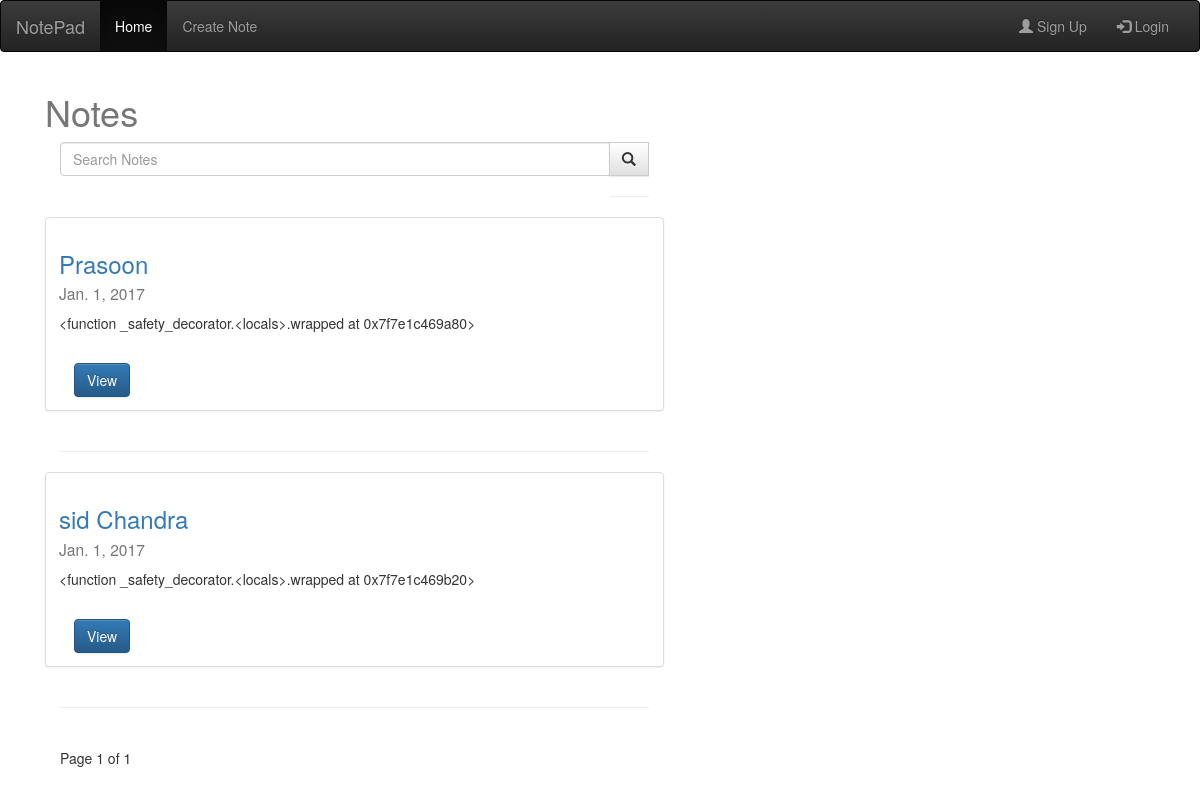
The app's page / (signed in) with its own data.
### Note/models.py (models this page shows, shortened)
class Note(models.Model):
	title=models.CharField(max_length=100)
	content=models.TextField()
	user=models.ForeignKey(settings.AUTH_USER_MODEL,default=1)
	slug=models.SlugField(unique=True)
	updated=models.DateTimeField(auto_now=True,auto_now_add=False)
	timestamp=models.DateTimeField(auto_now=False,auto_now_add=True)
	publish=models.DateField(auto_now=False,auto_now_add=False)
	def get_absolute_url(self):
		return reverse("notes:detail",kwargs={"slug": self.slug})
	class Meta:
		ordering=["timestamp"]
	def get_markdown(self):
		content=self.content
		markdown_text= markdown(content)
		return mark_safe(markdown_text)

### Note/views.py (the view)
# urls.py: url(r'^$',note_list,name='list'),
def note_list(request):
	queryset_list=Note.objects.all()
	query=request.GET.get("q")
	if query:
		queryset_list=queryset_list.filter(Q(title__icontains=query)|Q(content__icontains=query)|Q(user__first_name__icontains=query)
			|Q(user__last_name__icontains=query)
			).distinct()
	paginator=Paginator(queryset_list,3)
	page_request_var="page"
	page=request.GET.get(page_request_var)
	try:
		queryset=paginator.page(page)
	except PageNotAnInteger:
		queryset=paginator.page(1)
	except EmptyPage:
		queryset=paginator.page(paginator.num_pages)
	context={
	"object_list": queryset,
	"title":"Notes",
	"page_request_var":page_request_var
	}
	return render(request,"note_list.html",context)

### template/note_list.html (shortened to what this page needs)
{% extends "base.html" %}
{% block content %}
<div class='col-sm-9'>
<h1>{{title}}</h1>
<div class='col-sm-9'>
<form method="GET" action="">
	<div class="input-group">
	<input type="text" class="form-control" name="q" placeholder="Search Notes" value='{{request.GET.q}}'/>
	 <div class="input-group-btn">
      <button class="btn btn-default" type="submit">
        <i class="glyphicon glyphicon-search"></i>
      </button><hr/>
      </div>
</form>
</div>
{% for obj in object_list %}
<div class="row">
<div class="thumbnail">
	<div class="caption">
	<h3><a href="{{obj.get_absolute_url}}">{{obj.title}}</a>
	<br/>
	<small>{{obj.publish}}</small></h3>
	<p class='content-markdown'>{{obj.get_markdown}}</p><br/>
	<div class="container">
	<div class=" btn-group-horizontal">
	<a href="{{obj.get_absolute_url}}"class=" pull-left btn btn-primary" role="button">View</a>
	</div>
	</div>
	</div>
</div>
</div>
<hr/>
{% endfor %}
<div class="pagination">
		<span class="step-links">
			<span class="current" >
				Page {{object_list.number}} of {{object_list.paginator.num_pages}}
			</span>
		</span>
</div>
</div>
{% endblock content %}

### static/css.css (style rules this page uses)
h1 { color:#777777; }

### records on screen
Note: title "Prasoon", publish "Jan. 1, 2017", get_markdown "<function _safety_decorator.<locals>.wrapped at 0x7f7e1c469a80>"
Note: title "sid Chandra", publish "Jan. 1, 2017", get_markdown "<function _safety_decorator.<locals>.wrapped at 0x7f7e1c469b20>"

### other values on screen
{{ title }} "Notes"
{{ object_list.number }} "1"
{{ object_list.paginator.num_pages }} "1"
